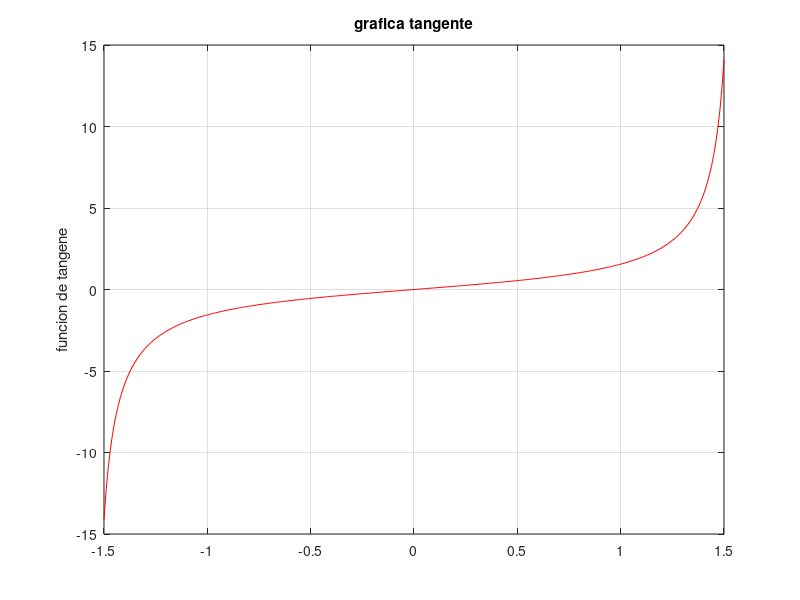

Reproduce this figure in MATLAB. (Note: this script raises an error after producing the figure.)
clc;
clear all;

x=[-1.5:0.01:1.5];
tiempo=[-1.5:0.01:1.5];
plot(tiempo,tan(x),'r');
ylabel ('funcion de tangene')
title ('grafica tangente')
grid on
hold on


syms y
ec=y^3-2*-5;
solve (ec)



theta = input ('Dame el angulo en radianes: ');
z=((sin(theta)+(cos(theta))*1i)+(sin(theta)-(cos(theta))*1i))/2;
disp(z)
figure(2)
Tiemp=theta;
plot(Tiemp,z,'r');
ylabel ('cos ' )
title ('graficacion')
grid on 
hold on



thetA = input ('Dame el angulo en radianes: ');
v=((sin(thetA)+(cos(thetA))*1i)+(-sin(thetA)+(cos(thetA))*1i))/2*1i;
disp(v)
figure(3)
TiempO=theta;
plot(TiempO,v,'b');
ylabel ('sen ' )
title ('graficacion')
grid on 
hold on 

 
